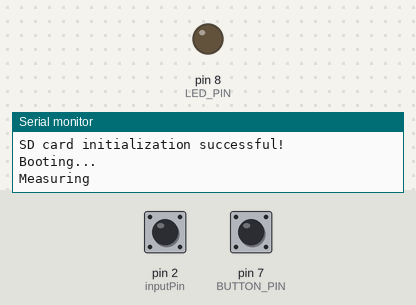
Recording of a sketch running on a simulated Arduino Uno, built with avr-gcc and run on an emulated ATmega328P. Parts: output pins drawn as LEDs (lit = HIGH), the last lines printed to the serial monitor. The inputs (shaded band) are chosen by the test bench; at power-on: pin 7 (BUTTON_PIN) LOW, pin 2 (inputPin) HIGH. Storage starts empty.

Above: at 2.2 s.
2.3 s: pin 7 (BUTTON_PIN) pulled HIGH for 0.15 s
At 2.8 s:
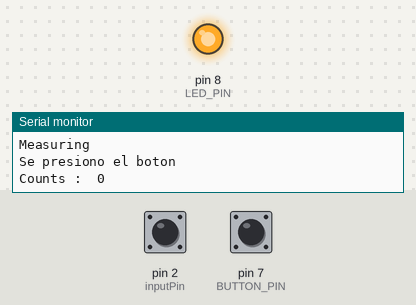
3.9 s: pin 7 (BUTTON_PIN) pulled HIGH for 1 s
At 5.2 s:
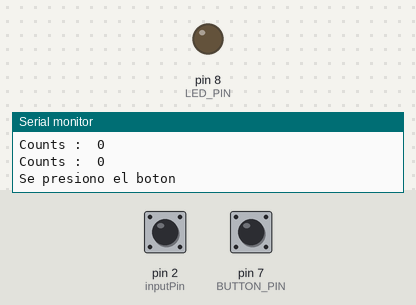
6.4 s: pin 7 (BUTTON_PIN) pulled HIGH for 3.2 s
At 7.1 s:
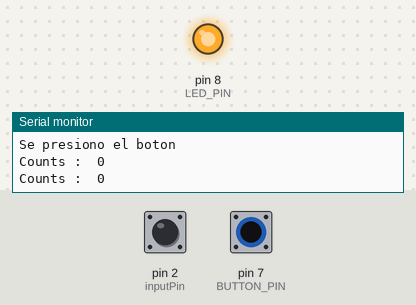
Timing chart, 0 to 9.4 s (numbered marks = the images above; inputs shaded):
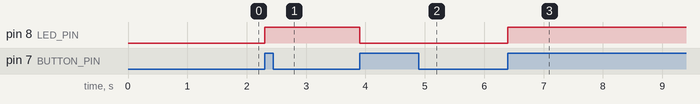

The sketch:

radiacionSaveToSD.ino
```cpp
/*
  Based on initial work of Mark A. Heckler and Andreas Spiess
  Author: Juan Zambrano (a01636420)
  Author: Stefano Herrejon (A00571720)
  Please use freely with attribution. Thank you!
*/

//SD //////////////////////////////////////////////////////
// SD imports
#include <SPI.h>
#include <SdFat.h>

SdFile file;                                             // File object
SdFat sd;                                                // Create an sd object
const int chipSelect = 4;                                // CS pin of the sd card reader

// Geiger counter /////////////////////////////////////////
volatile unsigned long counts = 0;                       // Tube events
const int inputPin = 2;                                  // Geiger counter is in this pin
volatile unsigned long totalCounts = 0;


// EXPERIMENT ////////////////////////////////////////////
#define LOG_PERIOD 500                                  // Logging period in milliseconds 0.5 seconds
#define MAX_DURATION 28800000                              // Duracion de las medidas, se usa para cerrar el archivo de forma segura
#define SAVE_DURATION 60000                             // Time for each save of the document

unsigned long previousMillisSave;                        //How muchtime, needs to be adjusteded to the same as SAVE_DURATION
unsigned long previousMillis;                            // Time measurement
unsigned long start = 0;                                 // Star in miliseconds
bool finish = false;                                     //flag for the end of the experiment
unsigned long recordNumber = 0;

//BUTTON & LED ////////////////////////////////////////////
#define LED_PIN 8
#define BUTTON_PIN 7

bool ledState = false;
bool buttonState = false;
bool lastButtonState = false;
bool boton = false;

// Interrupt Service Routine (ISR)
void ISR_impulse() {
  counts++;
}

// Open and close the document to avoid losing data in case of sudden disconnection
void open_close(){
    // Open the file for writing
  file.close();
  file.open("readings.txt", FILE_WRITE);
  Serial.println("Open Close /////////////////////////////////////////////");

  if (!file.isOpen()) {
    Serial.println("Error opening file");
    return;
  }
  else{
    file.println("-----------------------------------------");
  }

}

void setup() {
  // Initialize serial communication
  Serial.begin(9600);
  while (!Serial) {
    ; // Wait for Serial port to be available
  }

  //SD card
  if (!sd.begin(chipSelect)) {
    sd.initErrorHalt();
    // Program execution will halt here if sd.begin() fails
    // and print the error message
  }

  Serial.println("SD card initialization successful!");
  file.open("readings.txt", FILE_WRITE);  // Open the file for writing

  if (!file.isOpen()) {
    Serial.println("Error opening file");
    return;
  }else{
    file.println("/////////////////////////////////////////////");
    file.println("RAD Count every : ");
    file.println(LOG_PERIOD);
    file.println("Miliseconds");
  }

  delay(1000); // Wait for stability

  //Geiger counter
  pinMode(inputPin, INPUT); // Set pin for capturing tube events
  interrupts(); // Enable interrupts
  attachInterrupt(digitalPinToInterrupt(inputPin), ISR_impulse, FALLING); // Define interrupt on falling edge

  //Experiment
  start = millis(); // Timer
  Serial.println("Booting..."); // Print boot message
  Serial.println("Measuring"); // Print measurement message

  //LED & BUTTOM
  pinMode(LED_PIN, OUTPUT);
  pinMode(BUTTON_PIN, INPUT);
}

void loop() {

  if (buttonState != lastButtonState) {
    if (buttonState == HIGH) {
      ledState = !ledState;
      digitalWrite(LED_PIN, ledState);
      Serial.println("Se presiono el boton");
      file.println("---------------BOTON------------------");
      boton = !boton;
    }
    delay(50); // Debounce delay to avoid multiple toggles
    counts = 0;
  }

  lastButtonState = buttonState;
  buttonState = digitalRead(BUTTON_PIN);

  //Experiment, measurements and records
  unsigned long currentMillis = millis(); // Get current time

  if (currentMillis - previousMillis > LOG_PERIOD && !finish && boton) { // Check if the measurement time ei up, the time has not finiched and if the button has been pressed
    previousMillis = currentMillis; // Update previous time

    Serial.print("Counts :  ");
    Serial.print(String(counts));
    Serial.println("");

    if (file.isOpen()) {
      file.print(recordNumber);
      file.print(",");
      file.print(String(counts));
      file.println("");
    } else {
      Serial.println("Error writing to file");
    }

    if (currentMillis - previousMillisSave > SAVE_DURATION) {//Check if the save duration has run out
      previousMillisSave = currentMillis;
      open_close();
    }

    totalCounts = totalCounts + counts;
    recordNumber++;
    counts = 0; // Reset counts for the next period

  }

  // Stop the experiment after the time runs out
  if (currentMillis - start >= MAX_DURATION) {
    if (!finish){
      file.print("Total clicks since start: ");
      file.println(String(totalCounts));
      file.print("Experiment finished, total time : ");
      file.println(MAX_DURATION);
      file.close(); // Close the file
      Serial.println("Experiment finished, total time : ");
      Serial.println(MAX_DURATION);
    }
    finish = true;
  }

}
```

Measured:
- after the input at 2.3 s, pin 8 (LED_PIN): LOW → HIGH at once
- after the input at 3.9 s, pin 8 (LED_PIN): HIGH → LOW at once
- after the input at 6.4 s, pin 8 (LED_PIN): LOW → HIGH at once
